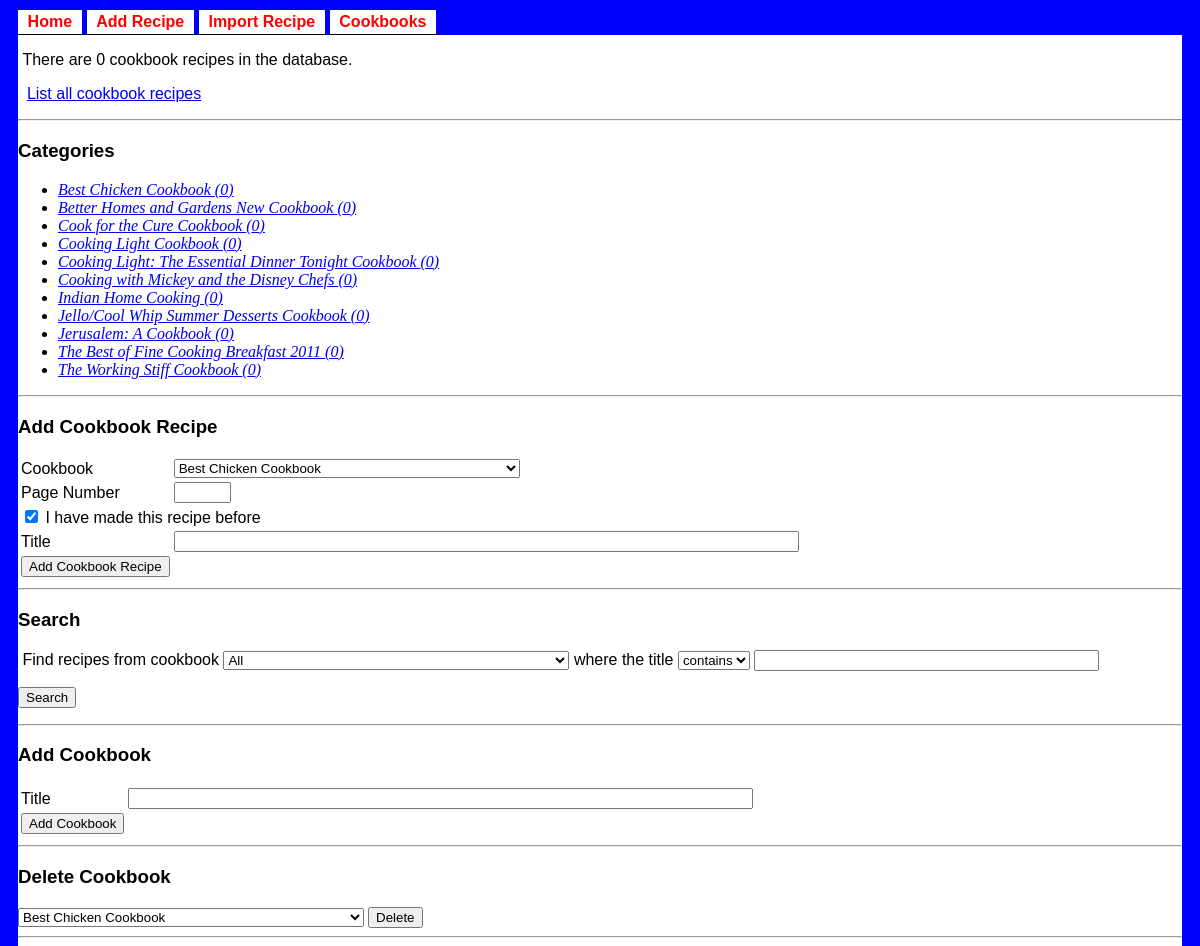
Screenshot of /v1/www/cookbooks.php with the database file from the repository.
### tables this page shows
CREATE TABLE `cookbooks` (
  `cid` tinyint(3) unsigned NOT NULL AUTO_INCREMENT,
  `name` varchar(255) DEFAULT NULL,
  PRIMARY KEY (`cid`)
);

### v1/www/cookbooks.php (the view, shortened to what this page needs)
<?php
require("header.php");
$result = mysql_query("SELECT id, name FROM cookbook_recipes, cookbooks WHERE cookbook_recipes.cid = cookbooks.cid") or die("Could not get cookbook recipes: " . mysql_error());
$num_recipes = mysql_num_rows($result);
?>
<p>&nbsp;There
<?php
if($num_recipes == 1) {
  echo "is 1 cookbook recipe ";
}
else {
  echo "are " . (int)$num_recipes . " cookbook recipes ";
}
?>
in the database.</p>
<p>&nbsp;
<a href="list_cookbook_recipes.php">List all cookbook recipes</a>
</p>
<hr/>
<h3>Categories</h3>
<?php
$result = mysql_query("SELECT cid, name FROM cookbooks ORDER BY name") or die("Could not get cookbooks: " . mysql_error());
?>
<ul>
<?php
$i = 0;
while($row = mysql_fetch_array($result)) {
  $cookbooks[$i] = $row['name'];
  $cookbook_ids[$i] = $row['cid'];
  echo "<li><a href=\"list_cookbook_recipes.php?cookbook=". $row['cid'] . "\"><i>" . $row['name'] . " (" . (int)$type_count[$row['name']] . ")</i></a></li>\n";
  $i++;
}
$num_cats = $i;
?>
</ul>
<hr/>
<h3>Add Cookbook Recipe</h3>
<form action="cookbooks.php" onsubmit="return check_input(this)" method="post">
<table border="0" width="50%">
<tr>
<td class="recipe">
Cookbook
</td>
<td>
<select name="cid">
<?php
for($i = 0; $i < $num_cats; $i++) {
  echo "<option value=\"" . $cookbook_ids[$i];
  echo "\">" . $cookbooks[$i] . "</option>\n";
}
?>
</select>
</tr>
<tr>
<td class="recipe">
Page Number
</td>
<td>
<input type="text" name="pagenum" size="4"/>
</td>
</tr>
<tr>
<td class="recipe" colspan="2">
<input type="checkbox" name="has_tried" checked/>&nbsp;I have made this recipe before
</td>
</tr>
<tr>
<td class="recipe">
Title
</td>
<td>
<input type="text" name="title" size="75"/>
</td>
</tr>
<tr>
<td>
<input type="submit" value="Add Cookbook Recipe">
</td>
</tr>
</table>
</form>
<hr/>
<h3>Search</h3>
<form name="searchCookbookForm" action="list_cookbook_recipes.php" method="POST">
<p>
&nbsp;Find recipes from cookbook
<select name="searchCookbook">
<option value="-1">All</option>
</select>
where the title
<select name="queryType">
<option value="contains">contains</option>
</select>
<input type="text" name="searchText" size="40"></input>
</p>
<p>
<input type="submit" value="Search"></input>
</p>
</form>
<hr/>
<h3>Add Cookbook</h3>
<form action="cookbooks.php" onsubmit="return check_cookbook_input(this)" method="post">
<table border="0" width="50%">
<tr>
<td class="recipe">
Title
</td>
<td>
<input type="text" name="new_title" size="75"/>
</td>
</tr>
<tr>
<td>
<input type="submit" value="Add Cookbook">
</td>
</tr>
</table>
</form>
<hr/>
<h3>Delete Cookbook</h3>
<form action="cookbooks.php" method="post">
<select name="cid_to_delete">
<?php
for($i = 0; $i < $num_cats; $i++) {
  echo "<option value=\"" . $cookbook_ids[$i];
  echo "\">" . $cookbooks[$i] . "</option>\n";
}
?>
</select>
<input type="submit" value="Delete" onclick="confirmDelete()"></input>
</form>
<hr/>
<?php
require("footer.php");
?>

### v1/www/header.php (shortened to what this page needs)
<!DOCTYPE html
PUBLIC "-//W3C//DTD XHTML 1.0 Strict//EN"
"http://www.w3.org/TR/xhtml1/DTD/xhtml1-strict.dtd">
<html xmlns="http://www.w3.org/1999/xhtml" xml:lang="en" lang="en">
<head>
  <link rel="stylesheet" href="./jzrd.css" type="text/css" />
</head>
<body>
  <div class="container">
    <div class="header">
      <ul class="tab">
          <li><a href="index.php" class="tab">Home</a></li>
	  <li><a href="add_recipe.php" class="tab">Add Recipe</a></li>
    <li><a href="import_recipe.php" class="tab">Import Recipe</a></li>
	  <li><a href="cookbooks.php" class="tab">Cookbooks</a></li>
      </ul>
    </div>
    <div class="content">

### v1/www/footer.php
    </div>
  </div>
</body>
</html>

### v1/www/jzrd.css (style rules this page uses)
body { background-color: blue }
p, h1, h2, h3, h4, h5, h6 { font-family: arial }
div.container { margin:10px; }
div.content { float:left; width:100%; background-color:white; }
div.header { clear:left; }
td.recipe { font-family:arial; }
ul.tab { float:left; width:100%; padding:0; margin:0; list-style-type:none; }
a.tab { float:left; font-family:arial; font-weight:bold; text-decoration:none; color:red; background-color:white; padding: 0.2em 0.6em; border-right:5px solid blue; border-bottom: 1px solid black; }

### rows the page displays
cookbooks: name "Best Chicken Cookbook", name "0"
cookbooks: name "Better Homes and Gardens New Cookbook", name "0"
cookbooks: name "Cook for the Cure Cookbook", name "0"
cookbooks: name "Cooking Light Cookbook", name "0"
cookbooks: name "Cooking Light: The Essential Dinner Tonight Cookbook", name "0"
cookbooks: name "Cooking with Mickey and the Disney Chefs", name "0"
cookbooks: name "Indian Home Cooking", name "0"
cookbooks: name "Jello/Cool Whip Summer Desserts Cookbook", name "0"
cookbooks: name "Jerusalem: A Cookbook", name "0"
cookbooks: name "The Best of Fine Cooking Breakfast 2011", name "0"
cookbooks: name "The Working Stiff Cookbook", name "0"

### other values shown
$num_recipes "0"
form field cid "Best Chicken Cookbook"
form field cid_to_delete "Best Chicken Cookbook"
